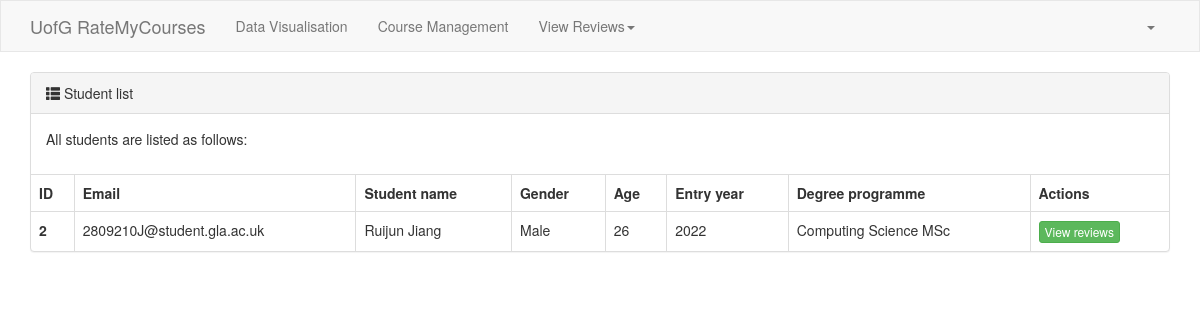
Before: /student-list/ (signed in) with the older database file.
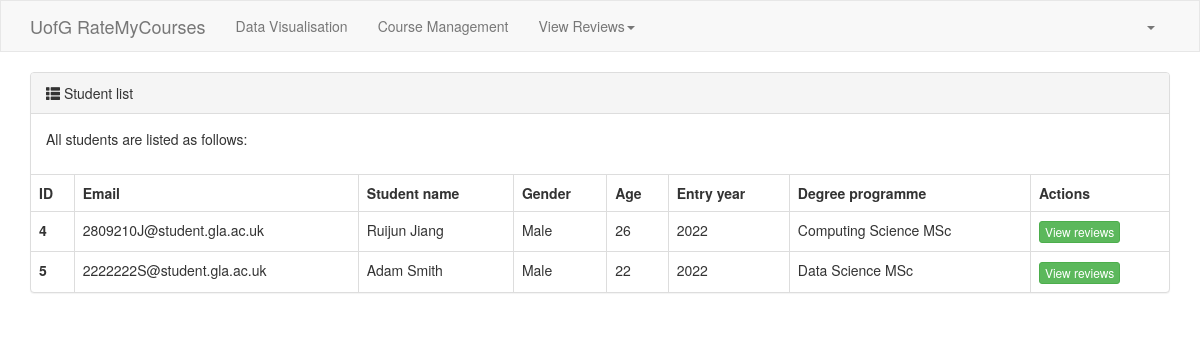
After: the same page with the newer database file.
### rmc/models.py (models this page shows, shortened)
class Student(models.Model):
    email = models.CharField(verbose_name="Email", max_length=64, null=True, blank=True)
    name = models.CharField(verbose_name="Name", max_length=32)
    password = models.CharField(verbose_name="Password", max_length=64)
    gender_choices = (
        (1, "Male"),
        (2, "Female"),
    )
    gender = models.SmallIntegerField(verbose_name="Gender", choices=gender_choices)
    age = models.IntegerField(verbose_name="Age")
    entry_date = models.DateField(verbose_name="Date of entry")
    degree_programme = models.ForeignKey(to="DegreeProgramme", to_field="name", on_delete=models.CASCADE)

class DegreeProgramme(models.Model):
    name = models.CharField(verbose_name="Degree programme name", max_length=32, unique=True)
    level_choices = (
        (1, "Undergraduate"),
        (2, "Postgraduate"),
    )
    level = models.SmallIntegerField(verbose_name="Level", choices=level_choices)

### rmc/views.py (the view)
# urls.py: path("student-list/", views.student_list),
def student_list(request):
    students = models.Student.objects.all()
    pagination_object = Pagination(request, students)
    contents = {
        "queryset": pagination_object.queryset_page,
        "tpl_pagination_navbar": pagination_object.tpl(),
    }
    return render(request, "student-list.html", contents)

### rmc/templates/student-list.html
{% extends "layout.html" %}
{% block content %}
    <div class="container">
        <div>
            <div class="panel panel-default">
                <div class="panel-heading">
                    <span class="glyphicon glyphicon-th-list" aria-hidden="true"></span>
                    Student list
                </div>
                <div class="panel-body">
                    <p>All students are listed as follows:</p>
                </div>
                <table class="table table-bordered">
                    <thead>
                    <tr>
                        <th>ID</th>
                        <th>Email</th>
                        <th>Student name</th>
                        <th>Gender</th>
                        <th>Age</th>
                        <th>Entry year</th>
                        <th>Degree programme</th>
                        <th>Actions</th>
                    </tr>
                    </thead>
                    <tbody>
                    {% for obj in queryset %}
                        <tr>
                            <th scope="row">{{ obj.id }}</th>
                            <td>{{ obj.email }}</td>
                            <td>{{ obj.name }}</td>
                            <td>{{ obj.get_gender_display }}</td>
                            <td>{{ obj.age }}</td>
                            <td>{{ obj.entry_date|date:"Y" }}</td>
                            <td>{{ obj.degree_programme.name }}</td>
                            <td>
                                <a class="btn btn-success btn-xs" href="/{{ obj.id }}/view-reviews-student/">View reviews</a>
                            </td>
                        </tr>
                    {% endfor %}
                    </tbody>
                </table>
            </div>
        </div>
    </div>
{% endblock %}

### rmc/templates/layout.html (shortened to what this page needs)
{% load static %}
<!DOCTYPE html>
<html lang="en">
<head>
    <link rel="stylesheet" href="{% static 'plugins/bootstrap-3.4.1-dist/css/bootstrap.min.css' %}">
</head>
<body>
<nav class="navbar navbar-default">
    <div class="container">
        <div class="navbar-header">
            <a class="navbar-brand" href="#">UofG RateMyCourses</a>
        </div>
        <div class="collapse navbar-collapse" id="bs-example-navbar-collapse-1">
            <ul class="nav navbar-nav">
                <li><a href="/#/">Data Visualisation<span class="sr-only">(current)</span></a></li>
                <li><a href="/course-management/">Course Management</a></li>
                <li class="dropdown">
                    <a href="#" class="dropdown-toggle" data-toggle="dropdown" role="button" aria-haspopup="true"
                       aria-expanded="false">View Reviews<span class="caret"></span></a>
                </li>
            </ul>
            <ul class="nav navbar-nav navbar-right">
                <li class="dropdown">
                    <a href="#" class="dropdown-toggle" data-toggle="dropdown" role="button" aria-haspopup="true"
                       aria-expanded="false">{{ request.session.info.name }}<span class="caret"></span></a>
                </li>
            </ul>
        </div>
    </div>
</nav>
<div>
    {% block content %}{% endblock %}
</div>
</body>
</html>

### rmc/templates/layout.html (style rules this page uses)
.navbar { border-radius: 0; }

Changed rows visible on the page:
removed Student: id "2", email "2809210J@student.gla.ac.uk", name "Ruijun Jiang", gender "Male", age "26", entry_date "2022", degree_programme.name "Computing Science MSc"
added Student: id "4", email "2809210J@student.gla.ac.uk", name "Ruijun Jiang", gender "Male", age "26", entry_date "2022", degree_programme.name "Computing Science MSc"
added Student: id "5", email "2222222S@student.gla.ac.uk", name "Adam Smith", gender "Male", age "22", entry_date "2022", degree_programme.name "Data Science MSc"
